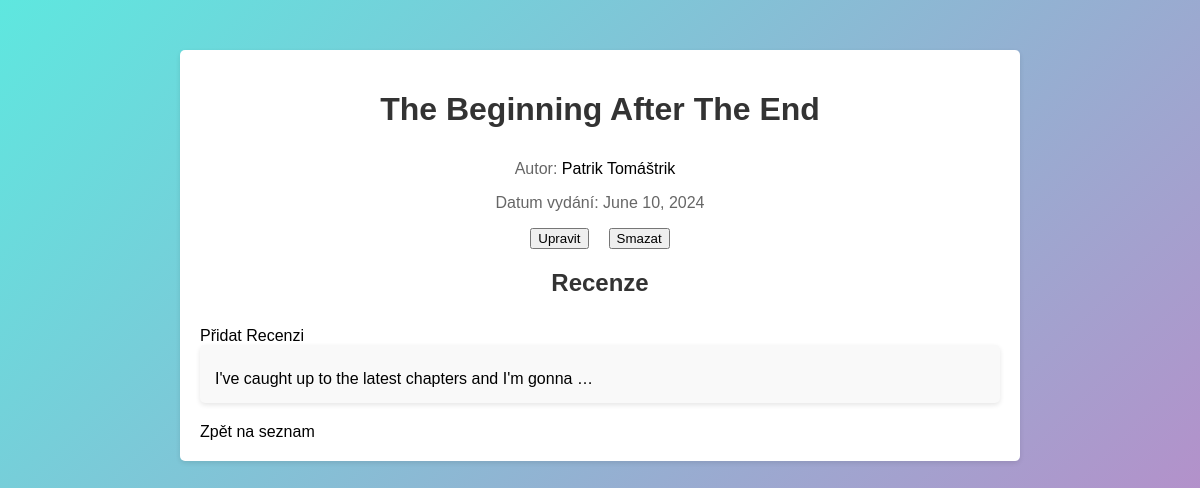
Screenshot of /novely/1/ with the database file from the repository.
### novel/models.py (models this page shows, shortened)
class Novela(models.Model):
    nazev = models.CharField(max_length=200)
    autor = models.ForeignKey(Autor, related_name='novely', on_delete=models.CASCADE)
    datum_vydani = models.DateField()

class Autor(models.Model):
    jmeno = models.CharField(max_length=100)
    prijmeni = models.CharField(max_length=100)
    datum_narozeni = models.DateField(null=True, blank=True)

class Recenze(models.Model):
    novela = models.ForeignKey(Novela, related_name='recenze', on_delete=models.CASCADE)
    obsah = models.TextField()
    hodnoceni = models.IntegerField()  # Assuming a rating system, e.g., 1-5 stars
    datum_recenzovani = models.DateField(auto_now_add=True)

### novel/views.py (the view)
# urls.py: path('novely/<int:pk>/', NovelaDetailView.as_view(), name='novela_detail'),
class NovelaDetailView(DetailView):
    model = Novela
    template_name = 'novela_detail.html'

### novel/templates/novela_detail.html (shortened to what this page needs)
<!DOCTYPE html>
<html>
<head>
</head>
<body>
    <div class="container">
        <h1>{{ novela.nazev }}</h1>
        <p>Autor: <a href="{% url 'autor_detail' novela.autor.pk %}">{{ novela.autor.jmeno }} {{ novela.autor.prijmeni }}</a></p>
        <p>Datum vydání: {{ novela.datum_vydani }}</p>
        <div class="button-container">
            <a href="{% url 'novela_update' novela.pk %}"><button>Upravit</button></a>
            <a href="{% url 'novela_delete' novela.pk %}"><button>Smazat</button></a>
        </div>
        <h2>Recenze</h2>
        <a href="{% url 'recenze_create' novela.pk %}">Přidat Recenzi</a>
        <ul>
            {% for recenze in novela.recenze.all %}
                <li>
                    <a href="{% url 'recenze_detail' recenze.pk %}">{{ recenze.obsah|truncatewords:10 }}</a>
                </li>
            {% endfor %}
        </ul>
        <a href="{% url 'novela_list' %}">Zpět na seznam</a>
    </div>
</body>
</html>

### novel/templates/novela_detail.html (style rules this page uses)
body { font-family: Arial, sans-serif; margin: 0; padding: 0; background: linear-gradient(135deg, #5ee7df, #b490ca); }
.container { max-width: 800px; margin: 50px auto; background-color: #fff; padding: 20px; border-radius: 5px; box-shadow: 0 2px 5px rgba(0, 0, 0, 0.1); }
h1, h2 { text-align: center; color: #333; }
p { text-align: center; color: #666; }
a { display: inline-block; text-align: center; color: #000; margin-top: 10px; text-decoration: none; font-size: 16px; margin-right: 10px; transition: color 0.3s; }
ul { list-style: none; padding: 0; margin: 0; }
li { margin-bottom: 10px; background-color: #f9f9f9; padding: 15px; border-radius: 5px; box-shadow: 0 2px 5px rgba(0, 0, 0, 0.1); }
.button-container { display: flex; justify-content: center; }
.button-container a { margin: 0 10px; }

### rows the page displays
Novela: nazev "The Beginning After The End", autor.jmeno "Patrik", autor.prijmeni "Tomáštrik", datum_vydani "June 10, 2024"
Recenze: obsah "I've caught up to the latest chapters and I'm gonna …"
